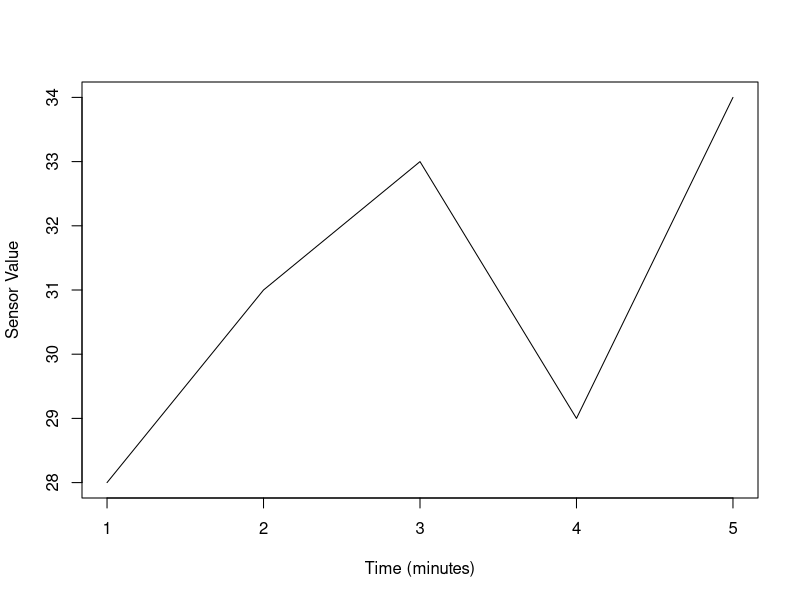

Here is the R script that generated this plot:
# Sensor readings for 5 minutes
temperature <- c(28, 31, 33, 29, 34)
humidity <- c(45, 38, 36, 42, 35)
pressure <- c(1012, 1014, 1015, 1013, 1016)

time <- 1:5

# Calculate average readings
avg_temp <- mean(temperature)
avg_humidity <- mean(humidity)
avg_pressure <- mean(pressure)

# Identify time intervals
condition_minutes <- which(temperature > 30 & humidity < 40)

# Print results
cat("Average Temperature:", avg_temp, "°C\n")
cat("Average Humidity:", avg_humidity, "%\n")
cat("Average Pressure:", avg_pressure, "hPa\n\n")

cat("Minutes where Temperature > 30°C and Humidity < 40%:\n")
cat(condition_minutes, "\n")

# Plot sensor readings over time
plot(time, temperature, type = "l", xlab = "Time (minutes)", ylab = "Sensor Value")
lines(time, humidity)
lines(time, pressure)
